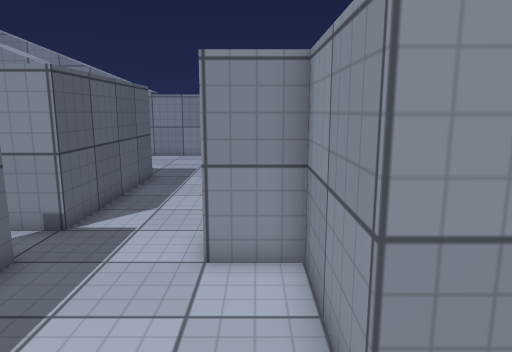
View 1 (above)

21 first-person views from a walk through a 3-D level made in the Unity game engine. The camera is 1.5 m above the floor, tilts 10° down and sees 70° across. The floor is counted in squares, 0.5 m on a side. Each view is taken from the middle of a square. On the plan, view 1 faces up. The plan holds only what a view shows up to about 20 squares ahead; the rest is blank. The place goes on beyond the plan. Surface patterns are stand-ins for the level's own textures.

View 2
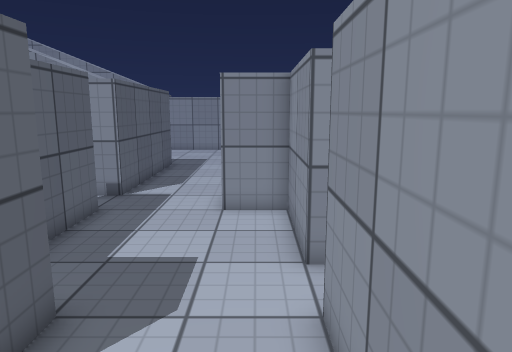

View 3
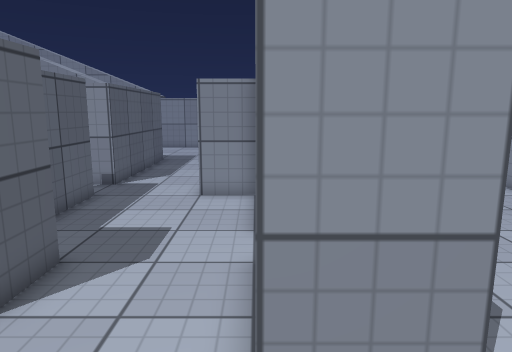

View 4
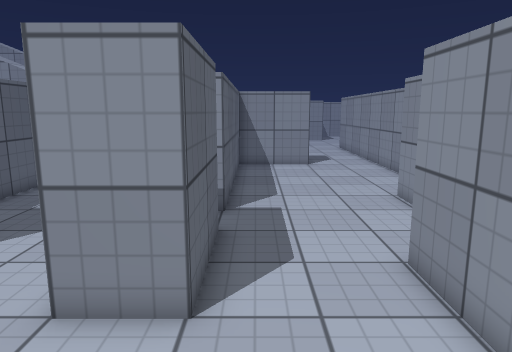

View 5
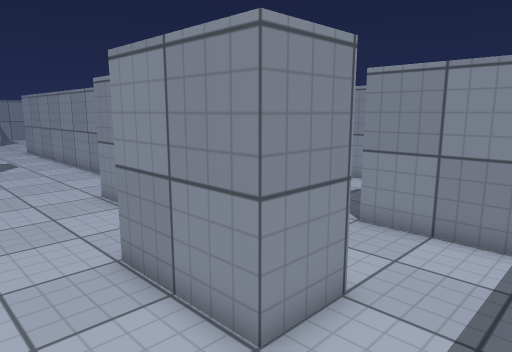

View 6
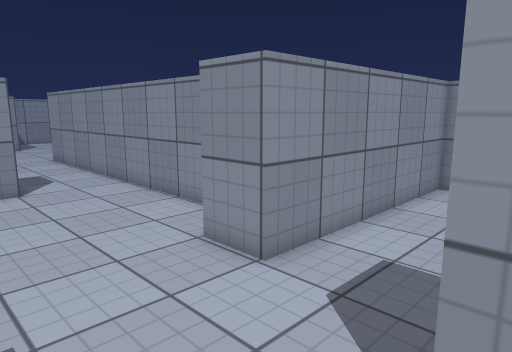

View 7
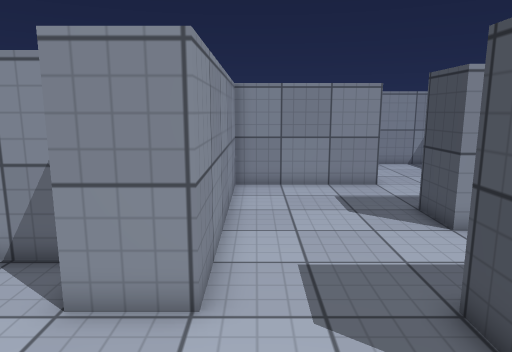

View 8
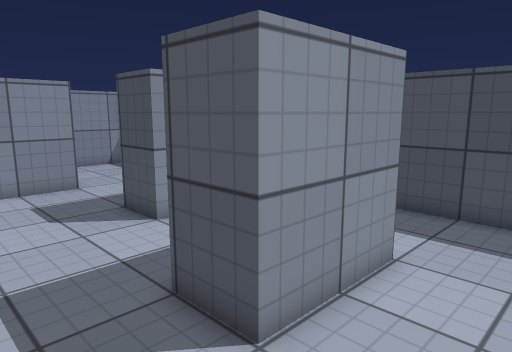

View 9
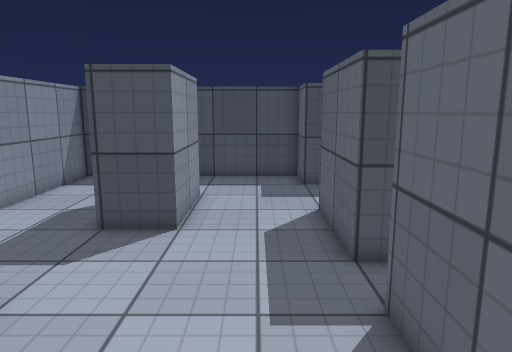

View 10
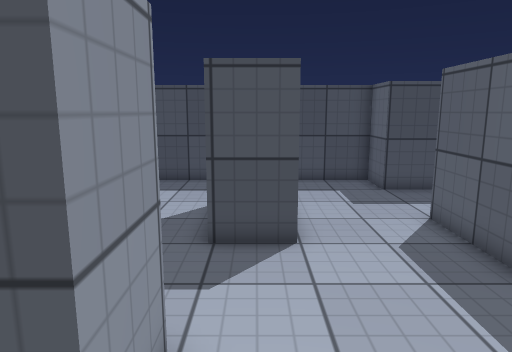

View 11
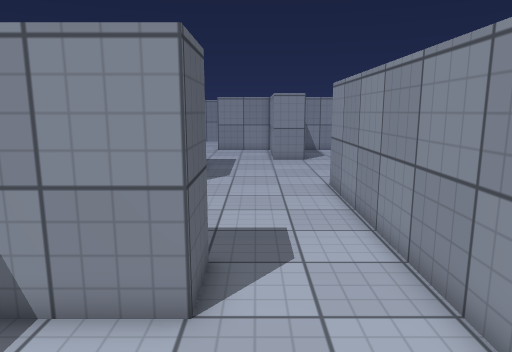

View 12
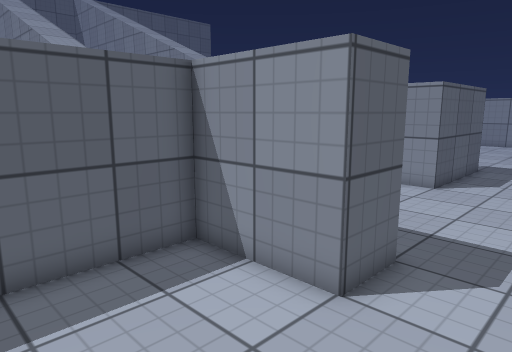

View 13
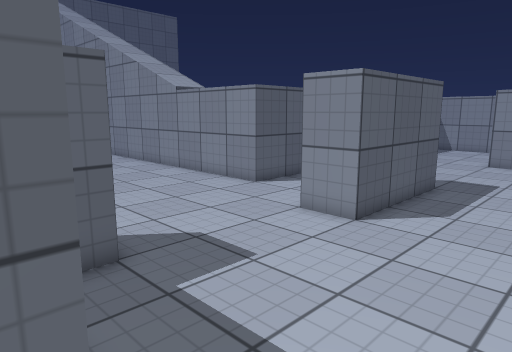

View 14
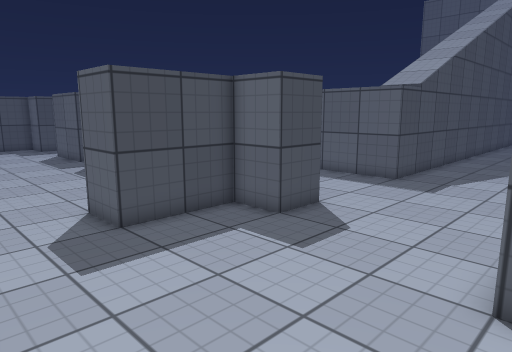

View 15
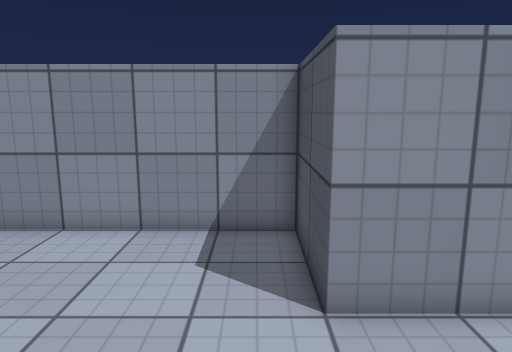

View 16
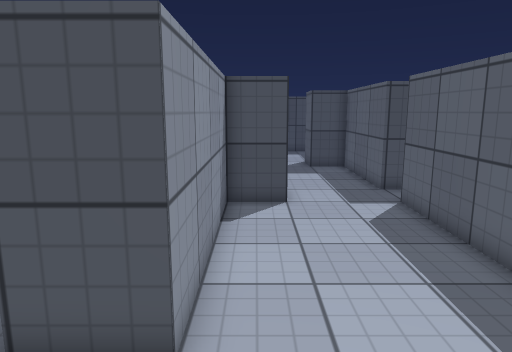

View 17
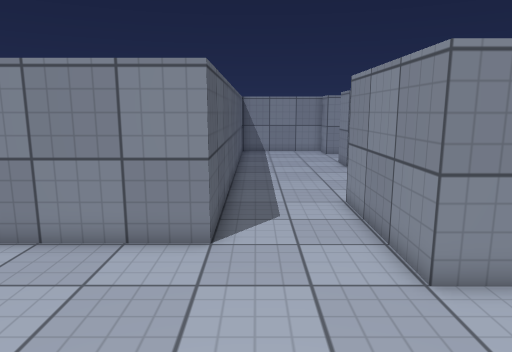

View 18
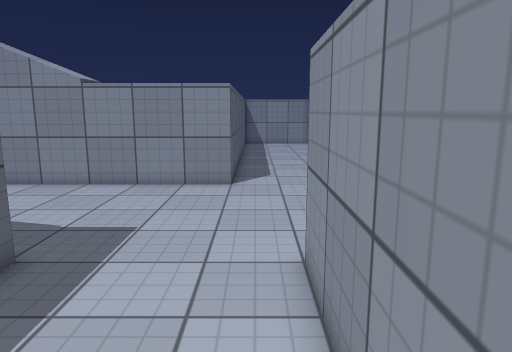

View 19
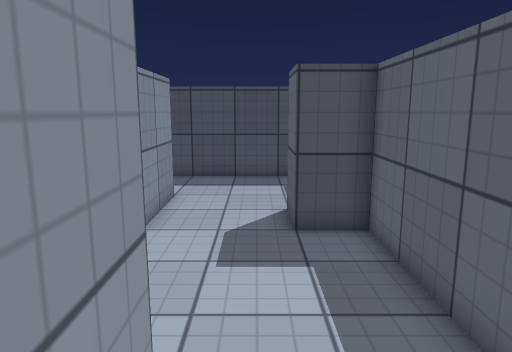

View 20
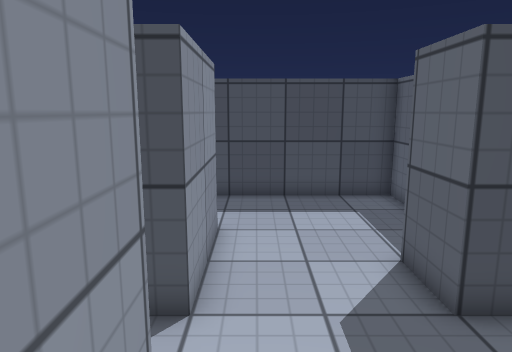

View 21
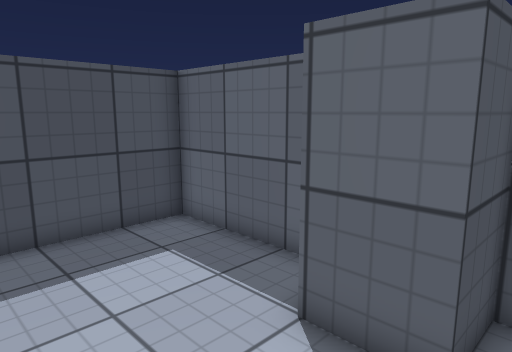

### Floor plan
Ten units are one square. View 1 is at (0, 0); x grows to the right and y downward. Boxes are objects, and circles mark ways between rooms. Rooms are numbered by the first view taken in them; rooms with no view inside come last. Other rooms are left out.
<svg viewBox="-90 -300 285 395">
<path fill="none" stroke="#000" d="M10 -29 10 -70 -11 -70M-49 -70 -49 -10 -30 -10 -30 11M10 31 10 -10M91 -29 91 -49 96 -49M111 -60 111 -115M10 -10 30 -10 30 31 10 31M70 -129 30 -129 30 -29 10 -29M70 50 70 11 91 11M-5 70 30 70M91 50 70 50M190 31 190 -29 91 -29M30 70 30 90 130 90 130 31 151 31M50 -291 50 -230 30 -230 30 -291M-10 -295 -10 -250 -85 -250M-85 -170 -49 -170 -49 -90M111 -115 111 -229 151 -229 151 -295M-11 -90 10 -90 10 -170 30 -170 30 -150 70 -150 70 -129M-49 25 -49 70 -5 70M-49 -90 -64 -90M-57 -70 -49 -70M-11 -70 -11 -90"/>
<circle cx="10" cy="-20" r="3" fill="#2a7"/>
<circle cx="-10" cy="17" r="3" fill="#2a7"/>
<circle cx="-30" cy="-70" r="3" fill="#2a7"/>
<circle cx="50" cy="67" r="3" fill="#2a7"/>
<circle cx="90" cy="-10" r="3" fill="#2a7"/>
<circle cx="90" cy="-113" r="3" fill="#2a7"/>
<circle cx="3" cy="50" r="3" fill="#2a7"/>
<circle cx="-30" cy="-90" r="3" fill="#2a7"/>
<text x="-20" y="-30">1</text>
<text x="60" y="-40">2</text>
<text x="120" y="30">3</text>
<text x="30" y="-210">4</text>
<text x="-20" y="40">5</text>
<text x="-40" y="-80">6</text>
</svg>
Room 1 opens to room 2. Room 1 opens to room 5. Room 1 opens to room 6. Room 2 opens to room 3. Room 2 opens to room 4. Room 2 opens to room 5. Room 4 opens to room 6.

Where each view was taken, in squares from view 1:
view 1: 0 up, 0 right, facing up
view 2: 4 down, 0 right, facing up
view 3: 6 down, 1 right, facing up
view 4: 8 down, 4 right, facing up
view 5: 8 down, 4 right, facing up-right
view 6: 2 down, 4 right, facing up-right
view 7: 2 up, 4 right, facing right
view 8: 2 up, 4 right, facing down-right
view 9: 8 up, 5 right, facing down
view 10: 7 up, 8 right, facing down
view 11: 8 up, 8 right, facing up
view 12: 8 up, 10 right, facing up-left
view 13: 14 up, 10 right, facing up-left
view 14: 24 up, 11 right, facing down-left
view 15: 24 up, 6 right, facing right
view 16: 21 up, 0 right, facing down
view 17: 17 up, 0 right, facing up
view 18: 10 up, 0 right, facing up
view 19: 10 up, 2 left, facing down
view 20: 6 up, 0 right, facing down
view 21: 2 up, 1 right, facing down-left
